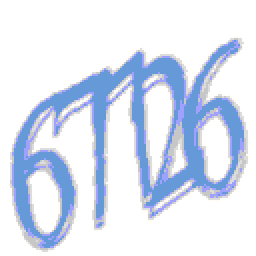
#> input picture dataset/samples/BotFilter/map/001.png, 128 x 128 px, found by its file name (shown 2 times larger); the run also reads 1 picture not shown here
$ python make_readme_assets.py
#> lines starting #> are read from the running program, lines starting #| are printed output that depends on the picture; after the words box and inside, x2 and y2 are one past the last pixel; in counts of white or black regions, pixels touching at a corner belong together
#> in make_hero, `canvas = Image.new("RGB", (width, height), WHITE)`: canvas: PIL image 1392x304 RGB; every value is 255
#> in framed_tile, image is the input picture: PIL image 128x128 RGB; mean R, G, B 219.5, 227.9, 243.2
from pathlib import Path

from PIL import Image, ImageChops, ImageDraw, ImageFont

ROOT = Path(__file__).resolve().parents[1]
OUT_DIR = ROOT / "docs" / "img"
FONT_DIR = Path("C:/Windows/Fonts")

WHITE = (255, 255, 255)
TEXT = (36, 41, 47)
MUTED = (87, 96, 106)
LINE = (140, 149, 159)
BORDER = (208, 215, 222)
PANEL = (246, 248, 250)
ACCENT = (176, 76, 16)
ACCENT_SOFT = (253, 240, 228)

HERO_SOURCES = [
    "dataset/out/Archy-X/Krypton/map/001.png",
    "dataset/out/haq/mapcha/map/001.png",
    "dataset/out/jonesdevelopment/sonar/standard/001.png",
    "dataset/out/just-captcha/ProstoCaptcha/map/001.png",
    "dataset/out_ru/LimboFilter/symbols/001.png",
]

PIPELINE_SOURCE = "dataset/out/haq/mapcha/map/001.png"

HERO_SIZE = (1392, 304)
PIPELINE_SIZE = (1200, 360)


def load_font(name, size):
    return ImageFont.truetype(str(FONT_DIR / name), size)


def save_png(image, path):
    path.parent.mkdir(parents=True, exist_ok=True)
    image.convert("RGB").save(path, format="PNG", optimize=True)


def centered(draw, box, text, font, fill):
    left, top, right, bottom = draw.textbbox((0, 0), text, font=font)
    x = box[0] + (box[2] - box[0] - (right - left)) / 2 - left
    y = box[1] + (box[3] - box[1] - (bottom - top)) / 2 - top
    draw.text((x, y), text, font=font, fill=fill)


def content_box(image, margin=0.1, min_side=0.5):
#> called with margin = 0.1, min_side = 0.5
    background = image.getpixel((0, 0))
#> background = (255, 255, 255)
    difference = ImageChops.difference(image, Image.new("RGB", image.size, background))
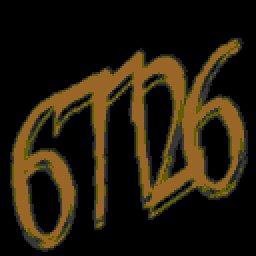
#> difference: PIL image 128x128 RGB (shown 2 times larger); mean R, G, B 35.5, 27.1, 11.8
    mask = difference.convert("L").point(lambda value: 255 if value > 16 else 0)
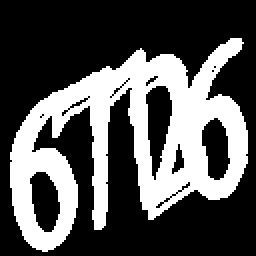
#> mask: PIL image 128x128 L (shown 2 times larger); 33.2% white; 1 white region, box (x1, y1, x2, y2) and area: (5, 19, 124, 126) 5440
    bbox = mask.getbbox()
#> bbox = (5, 19, 124, 126)
    if bbox is None:
        return (0, 0, image.width, image.height)
    left, top, right, bottom = bbox
#> left = 5; top = 19; right = 124; bottom = 126
    pad = round(max(right - left, bottom - top) * margin)
#> pad = 12
    left, top = max(0, left - pad), max(0, top - pad)
#> left = 0; top = 7
    right, bottom = min(image.width, right + pad), min(image.height, bottom + pad)
#> right = 128; bottom = 128
    side = min(max(right - left, bottom - top, image.width * min_side), min(image.width, image.height))
#> side = 128
    centre_x = (left + right) / 2
#> centre_x = 64
    centre_y = (top + bottom) / 2
#> centre_y = 67.5
    x0 = min(max(centre_x - side / 2, 0), image.width - side)
#> x0 = 0
    y0 = min(max(centre_y - side / 2, 0), image.height - side)
#> y0 = 0
    return (round(x0), round(y0), round(x0 + side), round(y0 + side))


def framed_tile(source, side):
    image = Image.open(source).convert("RGB")
    image = image.crop(content_box(image))
    image = image.resize((side, side), Image.NEAREST)
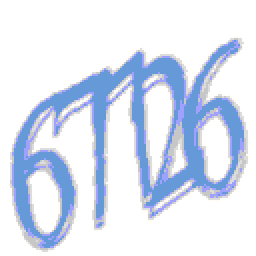
#> image: PIL image 256x256 RGB; mean R, G, B 219.5, 227.9, 243.2
    framed = Image.new("RGB", (side, side), WHITE)
#> framed: PIL image 256x256 RGB; every value is 255
    framed.paste(image, (0, 0))
    ImageDraw.Draw(framed).rectangle([0, 0, side - 1, side - 1], outline=BORDER)
    return framed


def make_hero():
    margin, gap, side = 24, 16, 256
    width, height = HERO_SIZE
    canvas = Image.new("RGB", (width, height), WHITE)
    for index, source in enumerate(HERO_SOURCES):
        x = margin + index * (side + gap)
        canvas.paste(framed_tile(ROOT / source, side), (x, margin))
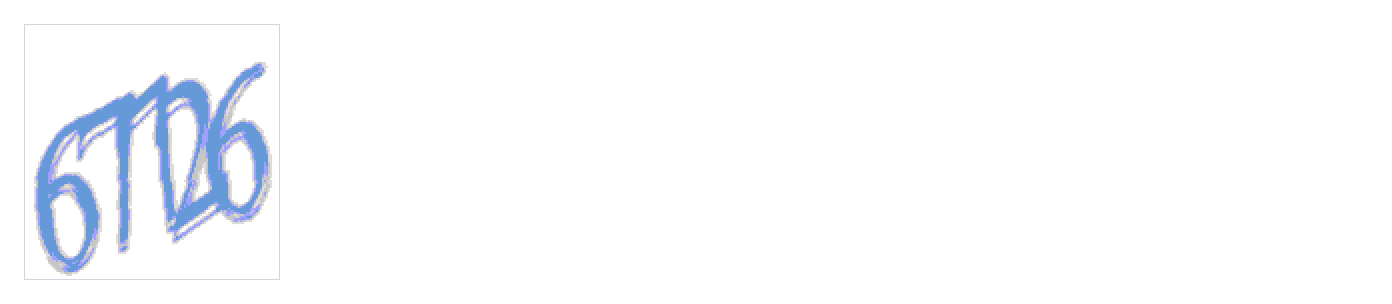
#> canvas: PIL image 1392x304 RGB; mean R, G, B 249.4, 250.7, 253.1
#> pass 2 of the loop in make_hero, `for index, source in enumerate(HERO_SOURCES):`:
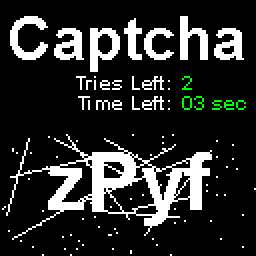
#> input picture dataset/samples/haq/mapcha/map/001.png, 128 x 128 px, found by its file name (shown 2 times larger)
#> in framed_tile, image is the input picture: PIL image 128x128 RGB; mean R, G, B 42.4, 43.7, 42.4
#> background = (0, 0, 0)
#> in content_box (call 2), `mask = difference.convert("L").point(lambda value: 255 if value > 16 e..`:
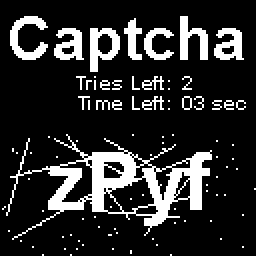
#> mask: PIL image 128x128 L (shown 2 times larger); 17.2% white; 90 white regions (80 under 20 px), largest, box (x1, y1, x2, y2) and area: (3, 67, 106, 120) 1423, (5, 8, 24, 30) 188, (45, 14, 60, 36) 180
#> bbox = (1, 8, 128, 128)
#> in content_box (call 2), `left, top, right, bottom = bbox`: left = 1; top = 8
#> pad = 13
#> in content_box (call 2), `left, top = max(0, left - pad), max(0, top - pad)`: left = 0
#> centre_y = 64
#> image: PIL image 256x256 RGB
#> in make_hero, `canvas.paste(framed_tile(ROOT / source, side), (x, margin))`:
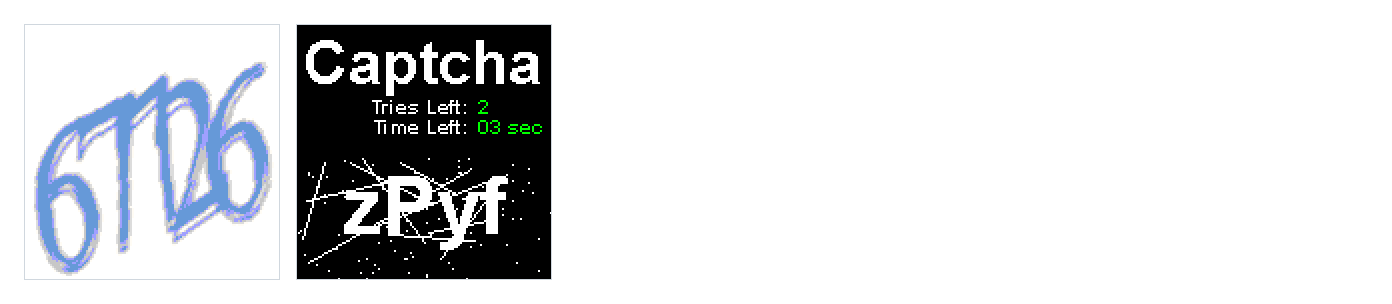
#> canvas: PIL image 1392x304 RGB; mean R, G, B 217, 218.5, 220.7
#> pass 3 of the loop in make_hero, `for index, source in enumerate(HERO_SOURCES):`:
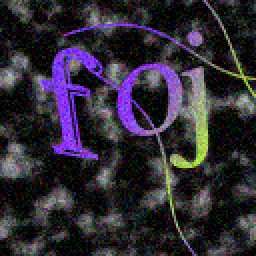
#> input picture dataset/samples/jonesdevelopment/sonar/standard/001.png, 128 x 128 px, found by its file name (shown 2 times larger)
#> in framed_tile, image is the input picture: PIL image 128x128 RGB; mean R, G, B 47, 42.4, 52.4
#> background = (34, 34, 54)
#> in content_box (call 3), `mask = difference.convert("L").point(lambda value: 255 if value > 16 e..`:
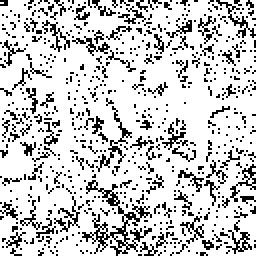
#> mask: PIL image 128x128 L (shown 2 times larger); 79.8% white; black in thin lines or dots
#> bbox = (0, 0, 128, 128)
#> image: PIL image 256x256 RGB
#> in make_hero, `canvas.paste(framed_tile(ROOT / source, side), (x, margin))`:
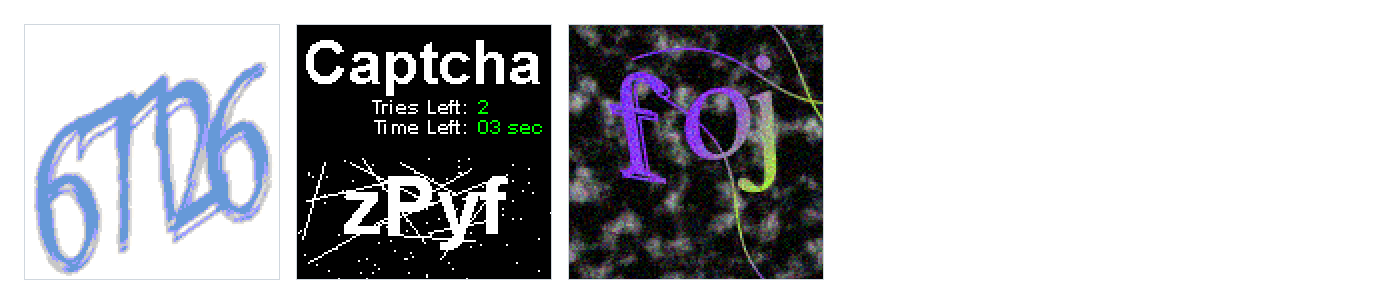
#> canvas: PIL image 1392x304 RGB; mean R, G, B 185.2, 186, 189.8
#> the loop made 5 passes; the first 3 are shown
    save_png(canvas, OUT_DIR / "hero.png")
#> in save_png, `image.convert("RGB").save(path, format="PNG", optimize=True)`:
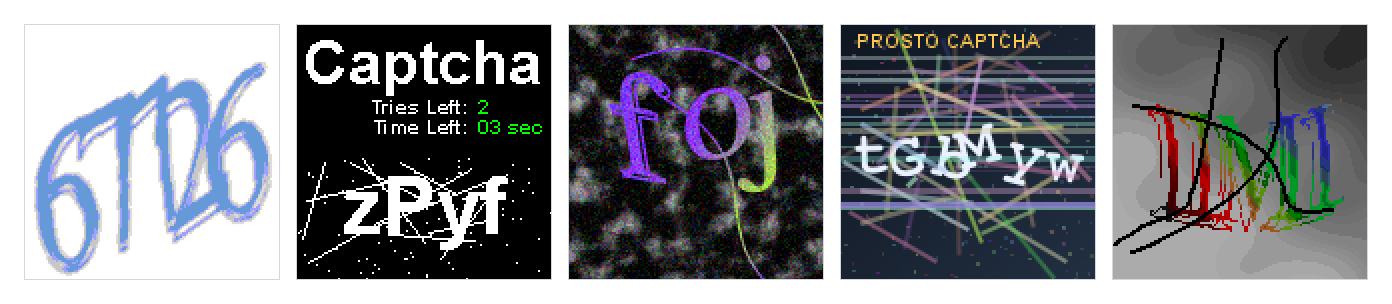
#> saved as hero.png: PIL image 1392x304 RGB; mean R, G, B 134.2, 136.2, 141


def horizontal_arrow(draw, start, end, y):
    draw.line([(start, y), (end - 11, y)], fill=LINE, width=2)
    draw.polygon([(end, y), (end - 12, y - 5), (end - 12, y + 5)], fill=LINE)


def vertical_line(draw, x, top, bottom):
    draw.line([(x, top), (x, bottom)], fill=LINE, width=2)


def branch_box(draw, x, y, width, height, label, font):
    draw.rounded_rectangle(
        [x, y, x + width, y + height], radius=8, fill=PANEL, outline=BORDER, width=1
    )
    centered(draw, (x, y, x + width, y + height), label, font, TEXT)


def make_pipeline():
    width, height = PIPELINE_SIZE
    canvas = Image.new("RGB", (width, height), WHITE)
#> canvas: PIL image 1200x360 RGB; every value is 255
    draw = ImageDraw.Draw(canvas)

    label_font = load_font("arial.ttf", 20)
    small_font = load_font("arial.ttf", 16)
    model_font = load_font("arialbd.ttf", 30)
    head_font = load_font("arialbd.ttf", 24)

    image_x, image_y, image_side = 40, 52, 256
    canvas.paste(framed_tile(ROOT / PIPELINE_SOURCE, image_side), (image_x, image_y))
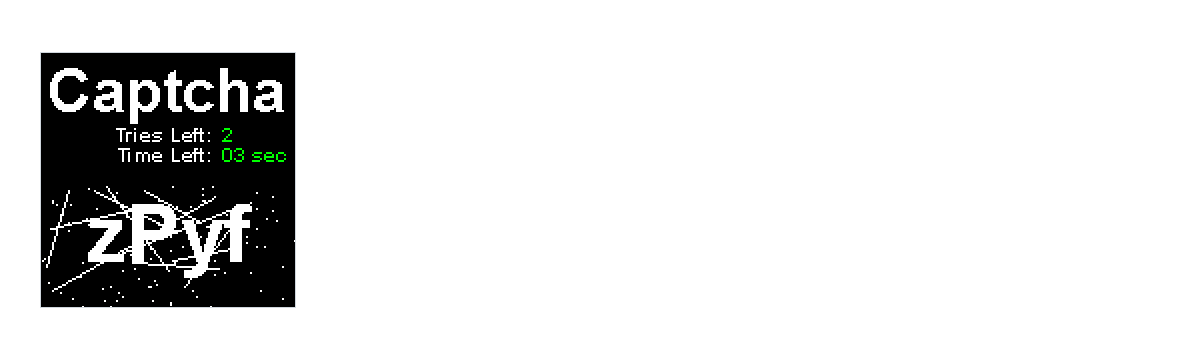
#> canvas: PIL image 1200x360 RGB; mean R, G, B 223.2, 223.5, 223.3
    centered(draw, (image_x, 314, image_x + image_side, 338), "кадр", small_font, MUTED)

    box_x, box_width, box_height = 344, 252, 44
    centers = [100, 180, 260]
    labels = ["строка из разметки", "выбор автоматически", "целиком"]

    source_x = image_x + image_side
    first_trunk = 322
    draw.line([(source_x, 180), (first_trunk, 180)], fill=LINE, width=2)
    vertical_line(draw, first_trunk, centers[0], centers[-1])
    for center in centers:
        horizontal_arrow(draw, first_trunk, box_x, center)

    for center, label in zip(centers, labels):
        branch_box(draw, box_x, center - box_height // 2, box_width, box_height, label, label_font)

    second_trunk = 626
    box_right = box_x + box_width
    for center in centers:
        draw.line([(box_right, center), (second_trunk, center)], fill=LINE, width=2)
    vertical_line(draw, second_trunk, centers[0], centers[-1])

    model_x, model_width = 664, 228
    model_y, model_height = 130, 100
    horizontal_arrow(draw, second_trunk, model_x, 180)
    draw.rounded_rectangle(
        [model_x, model_y, model_x + model_width, model_y + model_height],
        radius=10,
        fill=WHITE,
        outline=BORDER,
        width=2,
    )
    centered(draw, (model_x, model_y + 6, model_x + model_width, model_y + 62), "PP-OCRv6", model_font, TEXT)
    centered(draw, (model_x, model_y + 56, model_x + model_width, model_y + 92), "CTC", small_font, MUTED)

    answer_x, answer_width = 940, 216
    answer_y, answer_height = 152, 56
    horizontal_arrow(draw, model_x + model_width, answer_x, 180)
    draw.rounded_rectangle(
        [answer_x, answer_y, answer_x + answer_width, answer_y + answer_height],
        radius=10,
        fill=ACCENT_SOFT,
        outline=ACCENT,
        width=2,
    )
    centered(
        draw,
        (answer_x, answer_y, answer_x + answer_width, answer_y + answer_height),
        "ответ",
        head_font,
        ACCENT,
    )

    save_png(canvas, OUT_DIR / "pipeline.png")
#> in save_png (call 2), `image.convert("RGB").save(path, format="PNG", optimize=True)`:
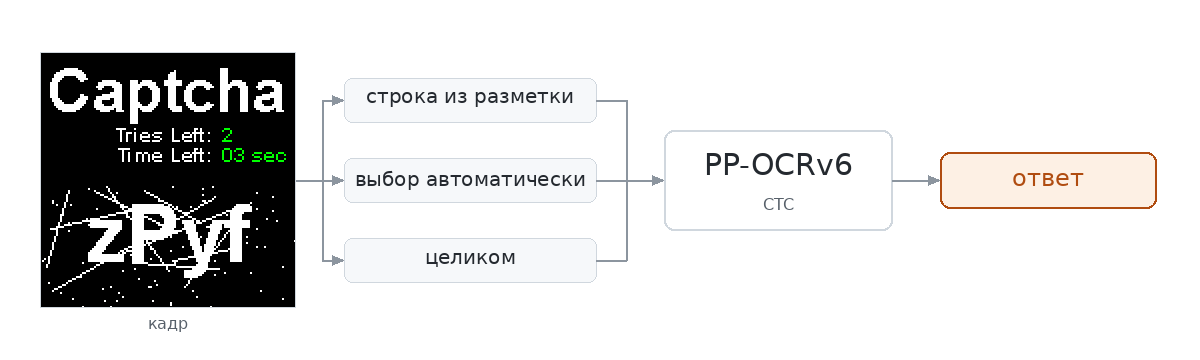
#> saved as pipeline.png: PIL image 1200x360 RGB; mean R, G, B 219.9, 219.7, 219.3


def main():
    make_hero()
    make_pipeline()


if __name__ == "__main__":
    main()
